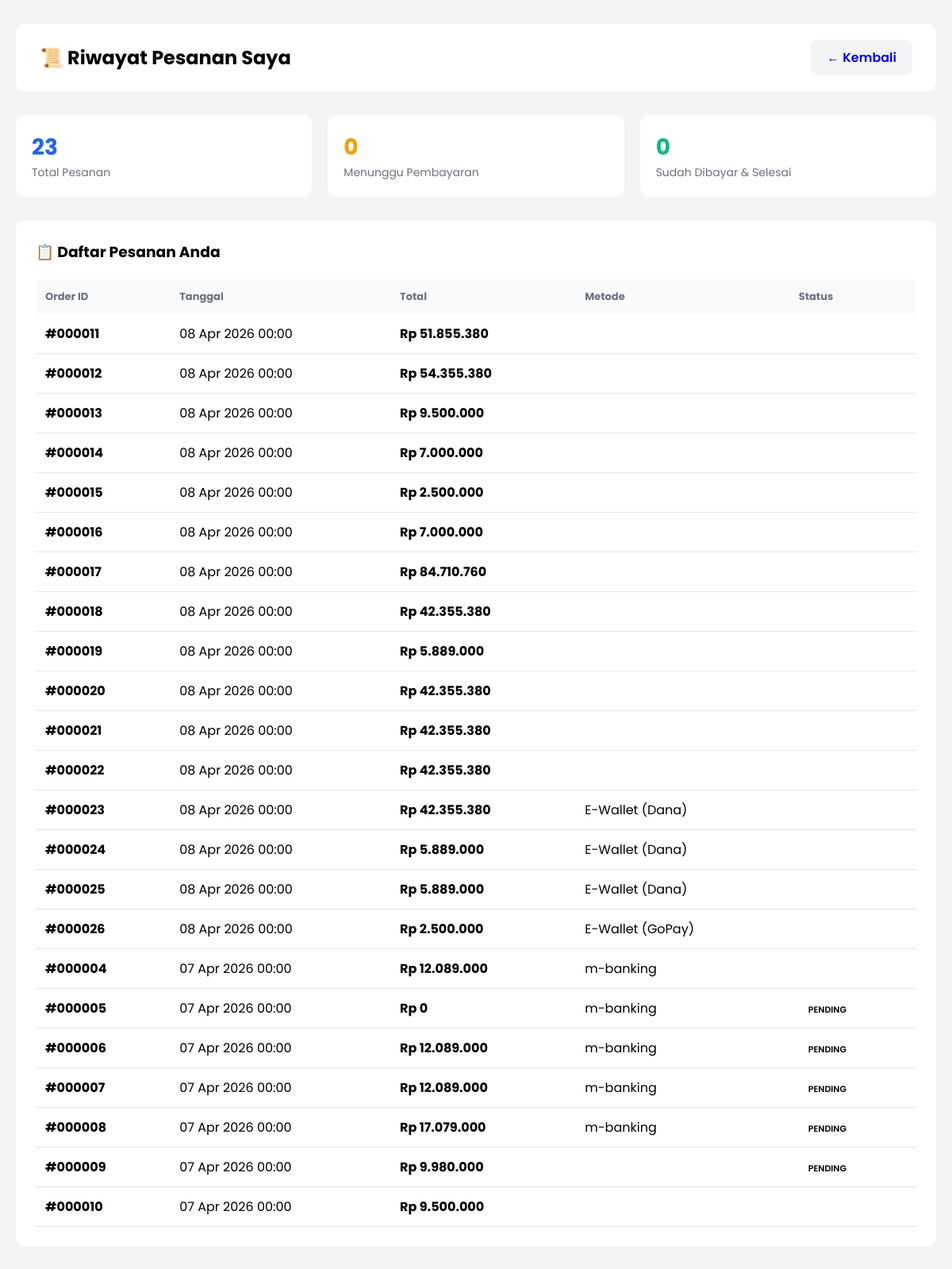
/user/riwayat.php (signed in), run on the app's committed database.
### tables this page shows
CREATE TABLE `orders` (
  `id` int(11) NOT NULL AUTO_INCREMENT,
  `user_id` int(11) DEFAULT NULL,
  `total_bayar` decimal(10,2) NOT NULL,
  `ongkir` decimal(10,2) DEFAULT 0.00,
  `nama_penerima` varchar(100) NOT NULL,
  `no_telp` varchar(20) NOT NULL,
  `alamat` text NOT NULL,
  `metode_pembayaran` varchar(50) NOT NULL DEFAULT 'm-banking',
  `virtual_account` varchar(20) DEFAULT NULL,
  `detail_pembayaran` varchar(100) DEFAULT NULL,
  `tanggal_transaksi` date NOT NULL,
  `updated_at` timestamp NULL DEFAULT NULL ON UPDATE current_timestamp(),
  `status` enum('pending','diproses','dikirim','selesai','dibatalkan') DEFAULT 'pending',
  `created_at` timestamp NOT NULL DEFAULT current_timestamp(),
  PRIMARY KEY (`id`),
  KEY `idx_user_id` (`user_id`)
);

### user/riwayat.php (the view, shortened to what this page needs)
<?php
require_once '../config.php';
$user_id = (int)$_SESSION['id'];
$orders = mysqli_query($koneksi, "
    SELECT * FROM orders
    WHERE user_id = $user_id
    ORDER BY tanggal_transaksi DESC
");
$total = mysqli_num_rows($orders);
$pending = mysqli_num_rows(mysqli_query($koneksi, "SELECT * FROM orders WHERE user_id=$user_id AND status='pending_payment'"));
$paid = mysqli_num_rows(mysqli_query($koneksi, "SELECT * FROM orders WHERE user_id=$user_id AND status='paid'"));
$completed = mysqli_num_rows(mysqli_query($koneksi, "SELECT * FROM orders WHERE user_id=$user_id AND status='completed'"));
?>
<!DOCTYPE html>
<html lang="id">
<head>
</head>
<body>
    <div class="container">
        <div class="header">
            <h1>📜 Riwayat Pesanan Saya</h1>
            <a href="dashboard.php" class="btn">← Kembali</a>
        </div>
        <div class="stats">
            <div class="stat"><h3><?= $total ?></h3><p>Total Pesanan</p></div>
            <div class="stat"><h3 style="color: #f59e0b;"><?= $pending ?></h3><p>Menunggu Pembayaran</p></div>
            <div class="stat"><h3 style="color: #10b981;"><?= $paid + $completed ?></h3><p>Sudah Dibayar & Selesai</p></div>
        </div>
        <div class="box">
            <h3 style="margin-bottom: 20px;">📋 Daftar Pesanan Anda</h3>
            <?php if($total > 0): ?>
            <table>
                <thead>
                    <tr>
                        <th>Order ID</th>
                        <th>Tanggal</th>
                        <th>Total</th>
                        <th>Metode</th>
                        <th>Status</th>
                    </tr>
                </thead>
                <tbody>
                    <?php while($o = mysqli_fetch_assoc($orders)): ?>
                    <tr>
                        <td><strong>#<?= str_pad($o['id'], 6, '0', STR_PAD_LEFT) ?></strong></td>
                        <td><?= date('d M Y H:i', strtotime($o['tanggal_transaksi'])) ?></td>
                        <td><strong>Rp <?= number_format($o['total_bayar'], 0, ',', '.') ?></strong></td>
                        <td><?= htmlspecialchars($o['metode_pembayaran']) ?></td>
                        <td>
                            <?php
                            $badge_class = 'badge-' . ($o['status'] ?? 'pending_payment');
                            $status_text = strtoupper(str_replace('_', ' ', $o['status'] ?? 'pending_payment'));
                            ?>
                            <span class="badge <?= $badge_class ?>"><?= $status_text ?></span>
                        </td>
                    </tr>
                    <?php endwhile; ?>
                </tbody>
            </table>
            <?php else: ?>
            <p style="text-align: center; padding: 40px; color: #6b7280;">Belum ada pesanan</p>
            <?php endif; ?>
        </div>
    </div>
</body>
</html>

### user/riwayat.php (style rules this page uses)
* { margin: 0; padding: 0; box-sizing: border-box; font-family: 'Poppins', sans-serif; }
body { background: #f3f4f6; }
.container { max-width: 1200px; margin: 0 auto; padding: 30px 20px; }
.header { background: white; padding: 20px 30px; border-radius: 12px; margin-bottom: 30px; display: flex; justify-content: space-between; align-items: center; }
.header h1 { font-size: 24px; }
.btn { padding: 10px 20px; background: #f3f4f6; border-radius: 8px; text-decoration: none; font-weight: 600; }
.stats { display: grid; grid-template-columns: repeat(auto-fit, minmax(200px, 1fr)); gap: 20px; margin-bottom: 30px; }
.stat { background: white; padding: 20px; border-radius: 12px; }
.stat h3 { font-size: 28px; color: #2563eb; }
.stat p { color: #6b7280; font-size: 14px; }
.box { background: white; padding: 25px; border-radius: 12px; }
table { width: 100%; border-collapse: collapse; }
th { background: #f9fafb; padding: 12px; text-align: left; font-size: 13px; color: #6b7280; }
td { padding: 12px; border-bottom: 1px solid #e5e7eb; }
.badge { padding: 6px 12px; border-radius: 20px; font-size: 11px; font-weight: 600; }

### data on the page
orders: id "000011", tanggal_transaksi "08 Apr 2026 00:00", total_bayar "51.855.380"
orders: id "000012", tanggal_transaksi "08 Apr 2026 00:00", total_bayar "54.355.380"
orders: id "000013", tanggal_transaksi "08 Apr 2026 00:00", total_bayar "9.500.000"
orders: id "000014", tanggal_transaksi "08 Apr 2026 00:00", total_bayar "7.000.000"
orders: id "000015", tanggal_transaksi "08 Apr 2026 00:00", total_bayar "2.500.000"
orders: id "000016", tanggal_transaksi "08 Apr 2026 00:00", total_bayar "7.000.000"
orders: id "000017", tanggal_transaksi "08 Apr 2026 00:00", total_bayar "84.710.760"
orders: id "000018", tanggal_transaksi "08 Apr 2026 00:00", total_bayar "42.355.380"
orders: id "000019", tanggal_transaksi "08 Apr 2026 00:00", total_bayar "5.889.000"
orders: id "000020", tanggal_transaksi "08 Apr 2026 00:00", total_bayar "42.355.380"
orders: id "000021", tanggal_transaksi "08 Apr 2026 00:00", total_bayar "42.355.380"
orders: id "000022", tanggal_transaksi "08 Apr 2026 00:00", total_bayar "42.355.380"
orders: id "000023", tanggal_transaksi "08 Apr 2026 00:00", total_bayar "42.355.380", metode_pembayaran "E-Wallet (Dana)"
orders: id "000024", tanggal_transaksi "08 Apr 2026 00:00", total_bayar "5.889.000", metode_pembayaran "E-Wallet (Dana)"
orders: id "000025", tanggal_transaksi "08 Apr 2026 00:00", total_bayar "5.889.000", metode_pembayaran "E-Wallet (Dana)"
orders: id "000026", tanggal_transaksi "08 Apr 2026 00:00", total_bayar "2.500.000", metode_pembayaran "E-Wallet (GoPay)"
orders: id "000004", tanggal_transaksi "07 Apr 2026 00:00", total_bayar "12.089.000", metode_pembayaran "m-banking"
orders: id "000005", tanggal_transaksi "07 Apr 2026 00:00", total_bayar "0", metode_pembayaran "m-banking", status "PENDING"
orders: id "000006", tanggal_transaksi "07 Apr 2026 00:00", total_bayar "12.089.000", metode_pembayaran "m-banking", status "PENDING"
orders: id "000007", tanggal_transaksi "07 Apr 2026 00:00", total_bayar "12.089.000", metode_pembayaran "m-banking", status "PENDING"
orders: id "000008", tanggal_transaksi "07 Apr 2026 00:00", total_bayar "17.079.000", metode_pembayaran "m-banking", status "PENDING"
orders: id "000009", tanggal_transaksi "07 Apr 2026 00:00", total_bayar "9.980.000", status "PENDING"
orders: id "000010", tanggal_transaksi "07 Apr 2026 00:00", total_bayar "9.500.000"

### other printed values
$total "23"
$pending "0"
$paid + $completed "0"
